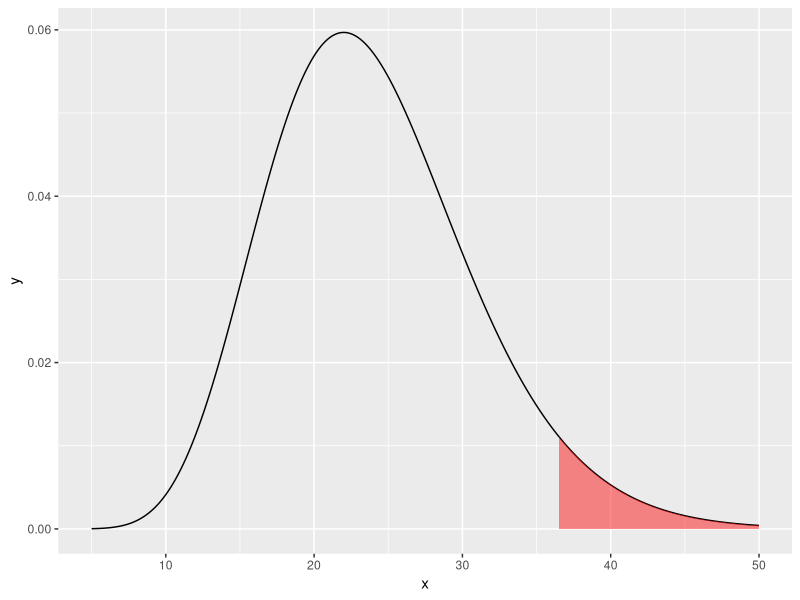

R code for this plot:
df   <- 24
p    <- 0.05
gg   <- data.frame(x=seq(5,50,0.1))
gg$y <- dchisq(gg$x,df)

library(ggplot2)
ggplot(gg) + 
  geom_path(aes(x,y)) +

geom_ribbon(data=gg[gg$x>qchisq(p,df,lower.tail=F),],
             aes(x, ymin=0, ymax=y),
             fill="red", alpha=0.45)
## Here below is another way to draw the rejection area.
##  geom_linerange(data=gg[gg$x>qchisq(p,df,lower.tail=F),],
##aes(x, ymin=0, ymax=y),
##fill="red", alpha=0.1)